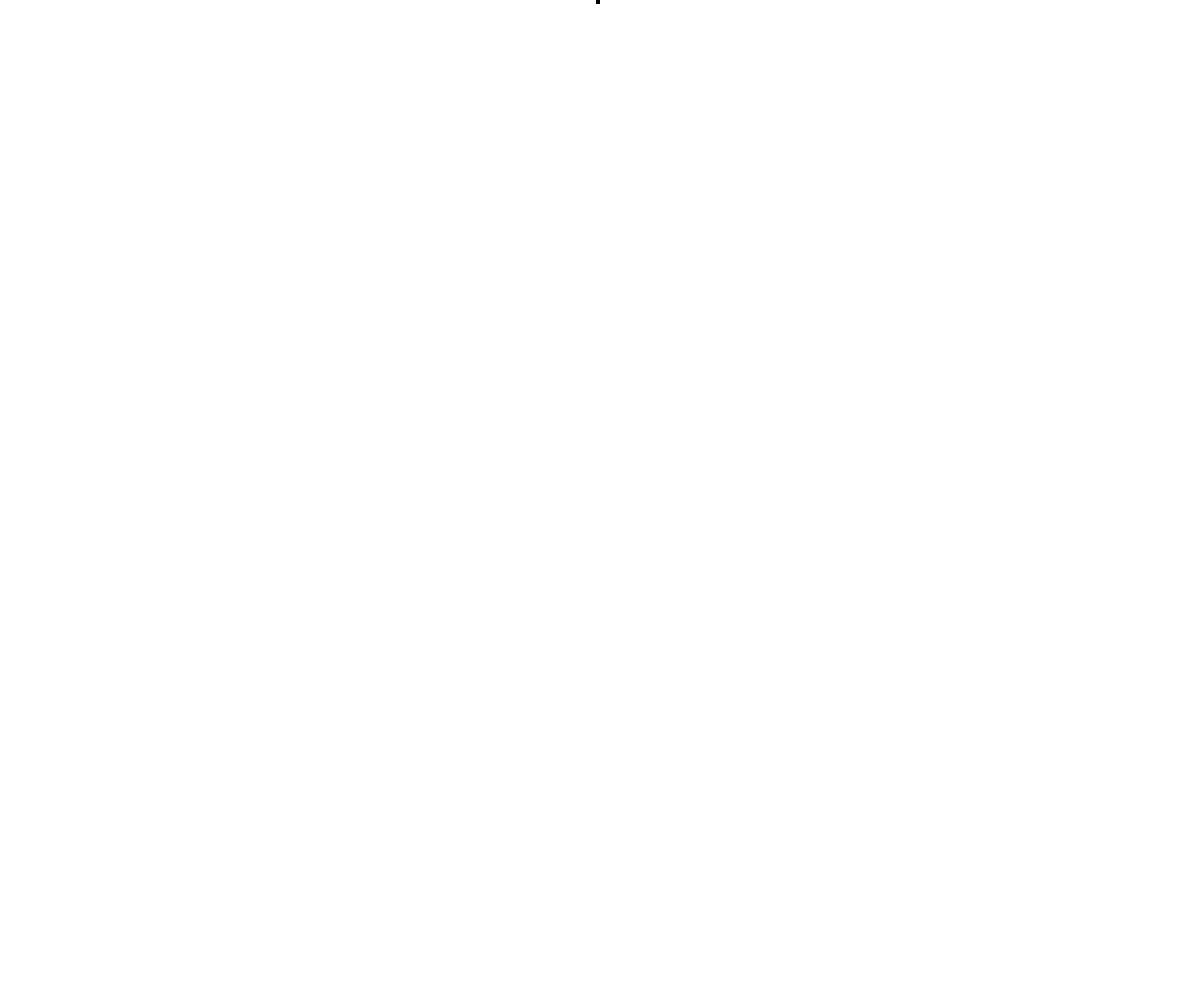
Frame 1 (no input)
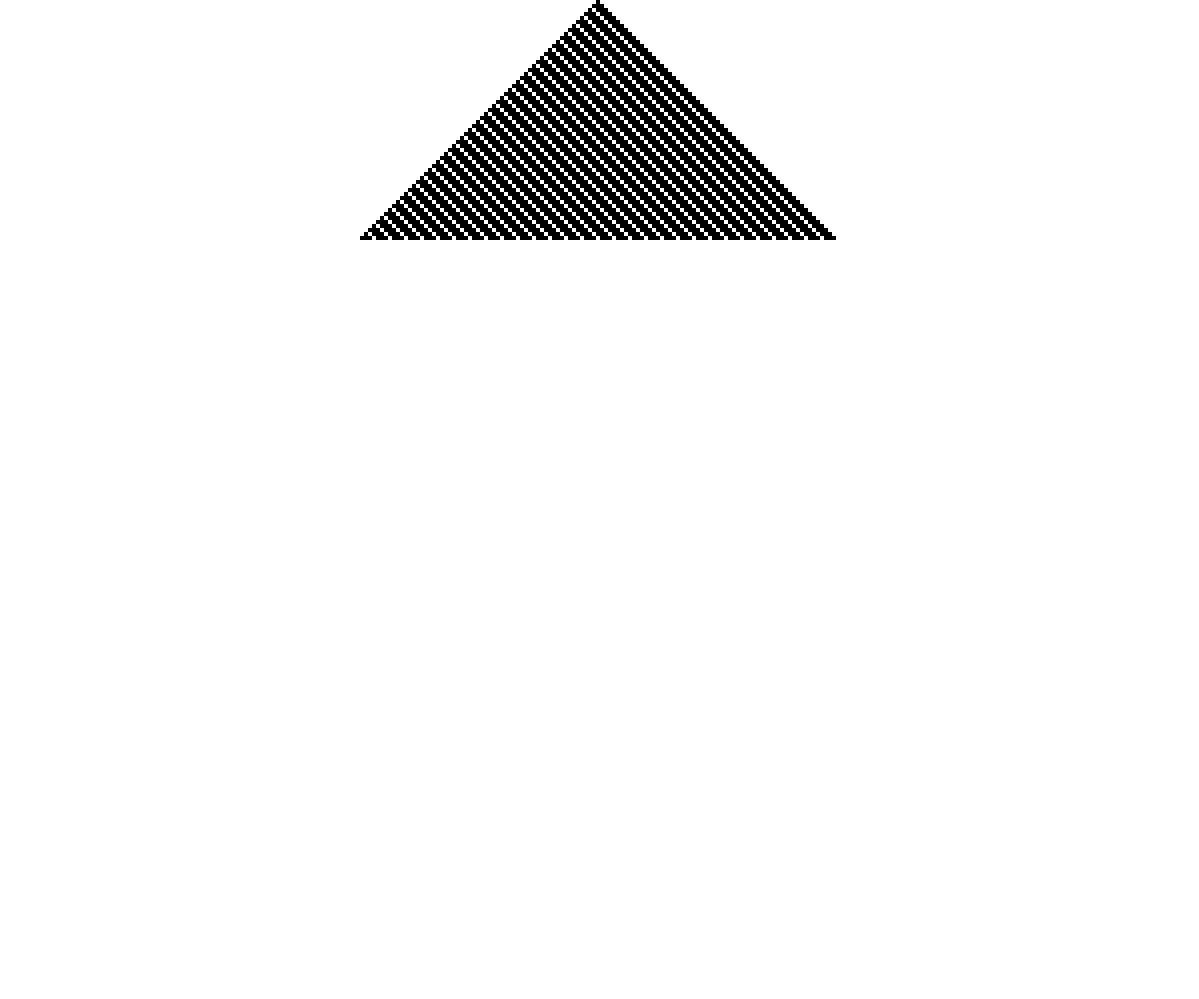
Frame 60 (no input)
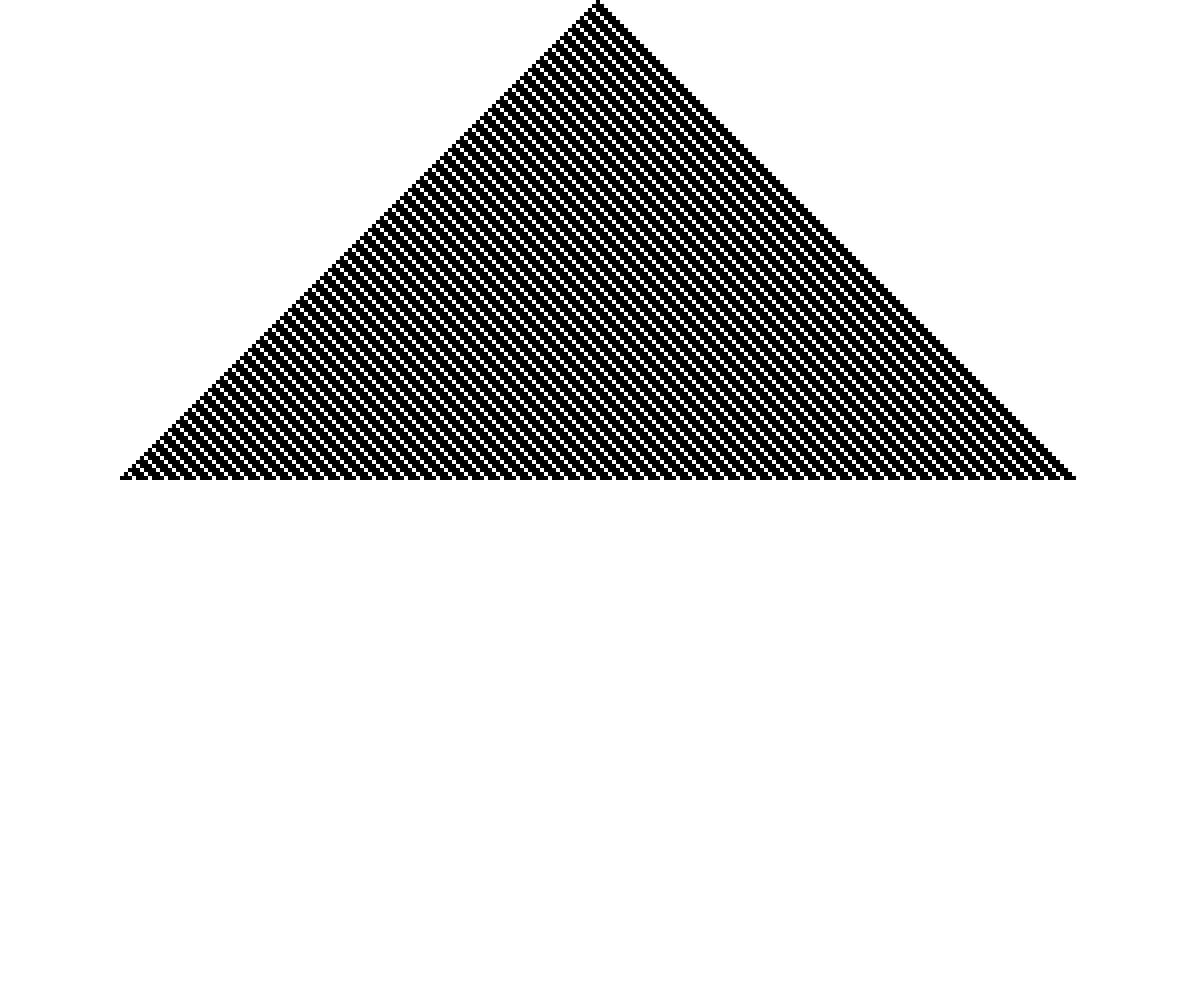
Frame 120 (the mouse pressed at the canvas centre since frame 60)

The p5.js sketch that drew these frames (run headless with seeded random() and noise() and a simulated clock; from frame 60 on, the mouse is pressed at the canvas centre):

// p5.js sketch
// ── sketch.js
let cells = [];
let w = 4;
let rule_value = 246;
let rule_set;
let y = 0;

let sw = window.innerWidth;
let sh = window.innerHeight;

function setup() {
  createCanvas(window.innerWidth - 1, window.innerHeight - 1);

  rule_set = rule_value.toString(2);
  while (rule_set.length < 8) {
    rule_set = "0" + rule_set;
  }

  let total = width / w;
  for (let i = 0; i < total; i++) {
    cells[i] = 0;
    // cells[i] = floor(random(2));
  }
  cells[floor(total / 2)] = 1;
  background(255);
}

function draw() {
  for (let i = 0; i < cells.length; i++) {
    let x = i * w;
    noStroke();
    fill(255 - cells[i] * 255);
    square(x, y, w);
  }

  y += w;

  let next_cells = [];

  let len = cells.length;
  for (let i = 0; i < cells.length; i++) {
    let left = cells[(i - 1 + len) % len];
    let right = cells[(i + 1 + len) % len];
    let state = cells[i];
    let new_state = calculate_state(left, state, right);
    next_cells[i] = new_state;
  }
  cells = next_cells;
}

function calculate_state(a, b, c) {
  let neighborhood = "" + a + b + c;
  let value = 7 - parseInt(neighborhood, 2);
  return rule_set[value];
}

// ── style.css
html, body {
  margin: 0;
  padding: 0;
}

canvas {
  display: block;
}

.form-div {
  display: flex;
  justify-content: space-around;
  margin: 20px;
}

.restart-button-div {
  display: flex;
  justify-content: center;
  margin: 20px;
}

.form {
  flex: 1;
  min-width: fit-content;
  max-width: fit-content;
}
